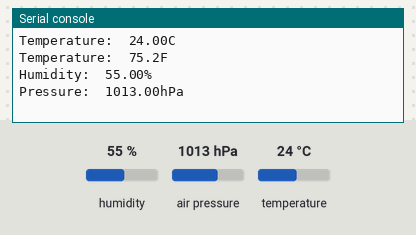
This program was run on a simulated MicroPython board. Parts: the last lines printed to the serial console. The inputs (shaded band) are chosen by the test bench; at power-on: humidity 55 %, air pressure 1013 hPa, temperature 24 °C.

Above: at 1.2 s.
1.3 s: humidity set to 22 %
At 2.4 s:
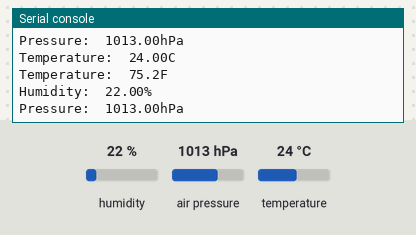
2.8 s: air pressure set to 952 hPa
At 4.2 s:
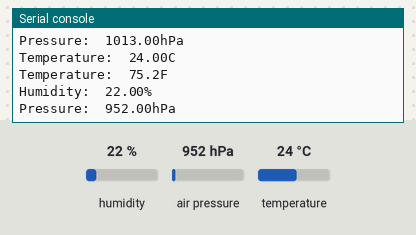
4.3 s: temperature set to 12 °C
At 7.1 s:
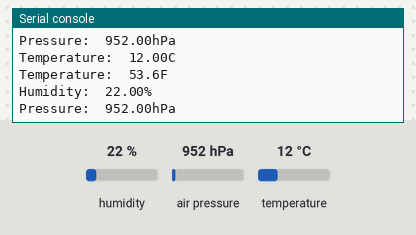

The program:

main.py
```python
from machine import Pin, I2C
from time import sleep
import BME280

# Initialize I2C communication
i2c = I2C(id=0, scl=Pin(5), sda=Pin(4), freq=10000)

while True:
    try:
        # Initialize BME280 sensor
        bme = BME280.BME280(i2c=i2c)

        # Read sensor data
        tempC = bme.temperature
        hum = bme.humidity
        pres = bme.pressure

        # Convert temperature to fahrenheit
        tempF = (bme.read_temperature()/100) * (9/5) + 32
        tempF = str(round(tempF, 2)) + 'F'

        # Print sensor readings
        print('Temperature: ', tempC)
        print('Temperature: ', tempF)
        print('Humidity: ', hum)
        print('Pressure: ', pres)

    except Exception as e:
        # Handle any exceptions during sensor reading
        print('An error occurred:', e)

    sleep(2)
```

Measured:
- after the input at 1.3 s, the serial console: prints a new line after 0.74 s (image 1)
- after the input at 2.8 s, the serial console: prints a new line after 1.3 s (image 2)
- after the input at 4.3 s, the serial console: prints a new line after 1.8 s (image 3)
